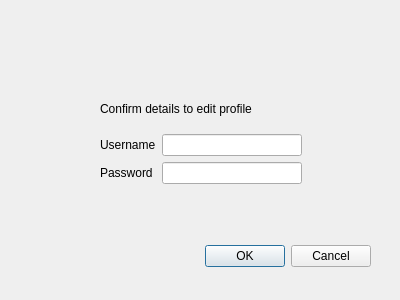
<?xml version="1.0" encoding="UTF-8"?>
<ui version="4.0">
 <class>checkProfile</class>
 <widget class="QDialog" name="checkProfile">
  <property name="geometry">
   <rect>
    <x>0</x>
    <y>0</y>
    <width>400</width>
    <height>300</height>
   </rect>
  </property>
  <property name="windowTitle">
   <string>Dialog</string>
  </property>
  <widget class="QDialogButtonBox" name="buttonBox">
   <property name="geometry">
    <rect>
     <x>30</x>
     <y>240</y>
     <width>341</width>
     <height>32</height>
    </rect>
   </property>
   <property name="orientation">
    <enum>Qt::Orientation::Horizontal</enum>
   </property>
   <property name="standardButtons">
    <set>QDialogButtonBox::StandardButton::Cancel|QDialogButtonBox::StandardButton::Ok</set>
   </property>
  </widget>
  <widget class="QWidget" name="">
   <property name="geometry">
    <rect>
     <x>100</x>
     <y>90</y>
     <width>202</width>
     <height>94</height>
    </rect>
   </property>
   <layout class="QVBoxLayout" name="verticalLayout">
    <item>
     <widget class="QLabel" name="label_3">
      <property name="text">
       <string>Confirm details to edit profile</string>
      </property>
     </widget>
    </item>
    <item>
     <layout class="QFormLayout" name="formLayout">
      <item row="0" column="0">
       <widget class="QLabel" name="label">
        <property name="text">
         <string>Username</string>
        </property>
       </widget>
      </item>
      <item row="0" column="1">
       <widget class="QLineEdit" name="username"/>
      </item>
      <item row="1" column="0">
       <widget class="QLabel" name="label_2">
        <property name="text">
         <string>Password</string>
        </property>
       </widget>
      </item>
      <item row="1" column="1">
       <widget class="QLineEdit" name="password"/>
      </item>
     </layout>
    </item>
   </layout>
  </widget>
 </widget>
 <resources/>
 <connections>
  <connection>
   <sender>buttonBox</sender>
   <signal>accepted()</signal>
   <receiver>checkProfile</receiver>
   <slot>accept()</slot>
   <hints>
    <hint type="sourcelabel">
     <x>248</x>
     <y>254</y>
    </hint>
    <hint type="destinationlabel">
     <x>157</x>
     <y>274</y>
    </hint>
   </hints>
  </connection>
  <connection>
   <sender>buttonBox</sender>
   <signal>rejected()</signal>
   <receiver>checkProfile</receiver>
   <slot>reject()</slot>
   <hints>
    <hint type="sourcelabel">
     <x>316</x>
     <y>260</y>
    </hint>
    <hint type="destinationlabel">
     <x>286</x>
     <y>274</y>
    </hint>
   </hints>
  </connection>
 </connections>
</ui>
